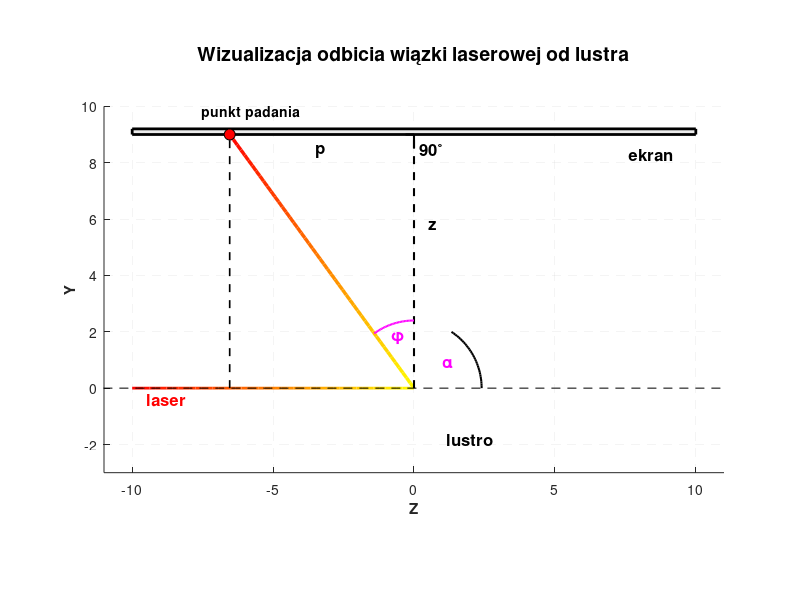

Reproduce this figure in MATLAB.
clc; clear; close all;

laserStart = [-10, 0];
mirrorCenter = [0, 0];
mirrorPoints = [-2 -3; 2 3];
reflectPoint = [-6.54, 9];
screenPoints = [-10 9; 10 9];
dashedLine = [0 0; 0 9];

figure('Color','w'); hold on; axis equal; grid on;
xlabel('Z','FontWeight','bold'); ylabel('Y','FontWeight','bold');
title('Wizualizacja odbicia wiązki laserowej od lustra',...
      'FontWeight','bold','FontSize',14,...
      'Position',[0 11.5 0]); 
mirrorPatchX = [mirrorPoints(1,1) mirrorPoints(2,1) mirrorPoints(2,1) mirrorPoints(1,1)];
mirrorPatchY = [mirrorPoints(1,2) mirrorPoints(2,2) mirrorPoints(2,2) mirrorPoints(1,2)];
fill(mirrorPatchX, mirrorPatchY, [0.4 0.7 1], 'FaceAlpha',0.5, 'EdgeColor','b','LineWidth',2);
% cień lustra
fill(mirrorPatchX, mirrorPatchY-0.2, [0.3 0.6 0.9], 'FaceAlpha',0.2, 'EdgeColor','none');

text(2,-1.8,'lustro','FontSize',12,'FontWeight','bold','HorizontalAlignment','center');

nPoints = 50;
laserX = linspace(laserStart(1), mirrorCenter(1), nPoints);
laserY = linspace(laserStart(2), mirrorCenter(2), nPoints);
for i=1:nPoints-1
    plot(laserX(i:i+1),laserY(i:i+1),'Color',[1 i/nPoints 0],'LineWidth',2);
end
text(laserStart(1)+0.5, laserStart(2)-0.4,'laser','FontSize',12,'FontWeight','bold','Color','r');

reflectX = linspace(mirrorCenter(1), reflectPoint(1), nPoints);
reflectY = linspace(mirrorCenter(2), reflectPoint(2), nPoints);
for i=1:nPoints-1
    plot(reflectX(i:i+1),reflectY(i:i+1),'Color',[1 1-i/nPoints 0],'LineWidth',2.5);
end

fill([screenPoints(1,1) screenPoints(2,1) screenPoints(2,1) screenPoints(1,1)], ...
     [screenPoints(1,2) screenPoints(2,2) screenPoints(2,2)+0.2 screenPoints(1,2)+0.2], ...
     [0.9 0.9 0.9],'FaceAlpha',0.8,'EdgeColor','k','LineWidth',2);
text(screenPoints(2,1)-2.4,screenPoints(2,2)-0.7,'ekran','FontSize',12,'FontWeight','bold');

plot(reflectPoint(1), reflectPoint(2),'ko','MarkerFaceColor','r','MarkerSize',8);
text(reflectPoint(1)-1, reflectPoint(2)+0.8,'punkt padania','FontSize',10,'FontWeight','bold');

plot(dashedLine(:,1), dashedLine(:,2),'k--','LineWidth',1.5);
text(dashedLine(1,1)+0.5, dashedLine(2,2)-3.2,'z','FontSize',12,'FontWeight','bold');
text(dashedLine(1,1)-3.5, dashedLine(2,2)-0.55,'p','FontSize',12,'FontWeight','bold');

plot([reflectPoint(1) reflectPoint(1)], [0 reflectPoint(2)],'k--','LineWidth',1.2);

kSize = 0.3;
plot([-kSize 0], [screenPoints(1,2) screenPoints(1,2)], 'k', 'LineWidth',1.5);
plot([0 0], [screenPoints(1,2)-0.5 screenPoints(1,2)], 'k', 'LineWidth',1.5);
text(0.2, screenPoints(1,2)-0.5, '90^\circ','FontSize',12,'FontWeight','bold');

r = 2.4;
lineZ_end = [mirrorCenter(1), reflectPoint(2)];
vZ = lineZ_end - mirrorCenter;

vLaser = reflectPoint - mirrorCenter;

phi = atan2(vLaser(2),vLaser(1)) - atan2(vZ(2),vZ(1));

if phi > 0
    phi = -phi;
end

nArc = 30;
t = linspace(0, phi, nArc);
plot(mirrorCenter(1) + r*sin(t), mirrorCenter(2) + r*cos(t), 'm', 'LineWidth', 1.5);

text(mirrorCenter(1)-0.8, mirrorCenter(2)+1.8, '\phi','FontSize',12,'FontWeight','bold','Color','m');

r = 2.4;
vLaserInc = mirrorCenter - laserStart;
vMirror = mirrorPoints(2,:) - mirrorPoints(1,:);

alpha = atan2(vMirror(2), vMirror(1)) - atan2(vLaserInc(2), vLaserInc(1));

if alpha < 0
    alpha = alpha + 2*pi;
end

nArc = 30;
t = linspace(0, alpha, nArc);
plot(mirrorCenter(1) + r*cos(t), mirrorCenter(2) + r*sin(t), 'k', 'LineWidth', 1.5);

text(mirrorCenter(1)+1, mirrorCenter(2)+0.9,'\alpha','FontSize',12,'FontWeight','bold','Color','m');


plot([-14 14],[0 0],'k--');

xlim([-11 11]);
ylim([-3 10]);

grid on; set(gca,'GridLineStyle','--','GridColor',[0.7 0.7 0.7]);
